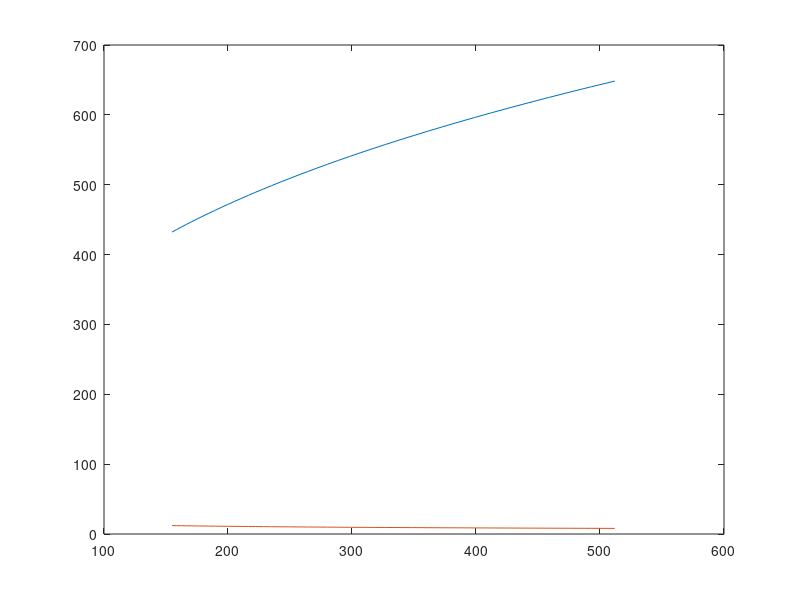

Reproduce this figure in MATLAB.
function vectorcontrol( )

%Motor detalis (Rated)
P = 12*10^3; %power
V = 230;     %line voltage
Va = 230/sqrt(3) ; %phase voltage
fe = 50;        %frequency
We = 2*pi*fe;   %angular velocity
Lambda = sqrt(2)*Va/We;
I= P/(sqrt(3)*V) ; %line current
Ipeakbase = sqrt(2)*I; %peak value of current
poles=4 ;   %number of poles
%Paramteres for 50-Hz motor
VI0 = V/sqrt(3) ;
X10 = 0.68;
X20 = 0.678;
Xm0 = 18.70;
R1 = 0.095;
R2 = 0.2;
%d-q parameters
Lm = Xm0/We;
LS = Lm + X10/We;
LR = Lm + X20/We;
Ra = R1;
RaR = R2 ;
n=1;
% Operating point
Wm = 2*n*pi/60;
Wme = (poles/2)*Wm;
Pmech = 9.7*10-3;
Tmech = Pmech/Wm;
Te=zeros(1001,1);
for n = 1:1:41
    lambda_D_R = (0.8 + (n-1)*0.4/40)*Lambda;
    iQ(n) = (2/3) * (2/poles) * (LR/Lm) * (Tmech/lambda_D_R) ;
    iD(n) = (lambda_D_R/Lm) ;
    iQm(n) = - (Lm/LR)*iQ(n);
    Ia(n) =sqrt((iD(n)^2 + iQ(n)^2)/2) ;
    We(n) = Wme - (RaR/LR)*(iQ(n)/iD(n)) ;
    fe(n) = We(n)*poles/120 ;
    Varms(n) = sqrt( ((Ra*iD(n)-We(n)*(LS-Lm^2/LR)*iQ(n)) ^2 +(Ra*iQ(n)+ We(n)*LS*iD(n))^2) /2) ;
end
plot (Varms,iQ)
%axis([100 160 8 48]);
hold on;
plot(Varms,iD)
end